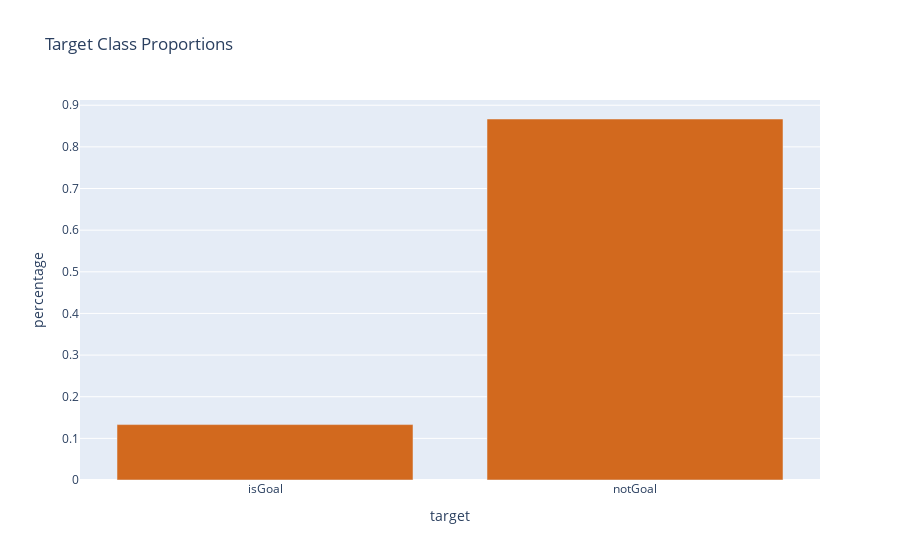

The notebook cell this image was saved under:
### Markdown cell above
## `target`

We must not forget what our objective is: to predict whether a shot will be a goal or not as well as its probability of success based on a series of characteristics.

So, we must build our variable to predict, that is, the label of each example that tells us if the throw has been a goal or not. To do this, we use the attribute `result`.

### Code cell
df['target'] = df['result'].apply(lambda x: 'isGoal' if x == 'Goal' else 'notGoal')

plot_categorical_variables(df, 'target')

### Figure 1 — Plotly figure (JSON) as saved in the notebook; plotly's stock layout.template omitted (floating-point values rounded to 4 significant figures)
{"data": [{"marker": {"color": "chocolate"}, "name": "target", "type": "bar", "x": ["isGoal", "notGoal"], "y": [0.1331, 0.8669]}], "layout": {"title": {"text": "Target Class Proportions"}, "xaxis": {"title": {"text": "target"}}, "yaxis": {"title": {"text": "percentage"}}}}
